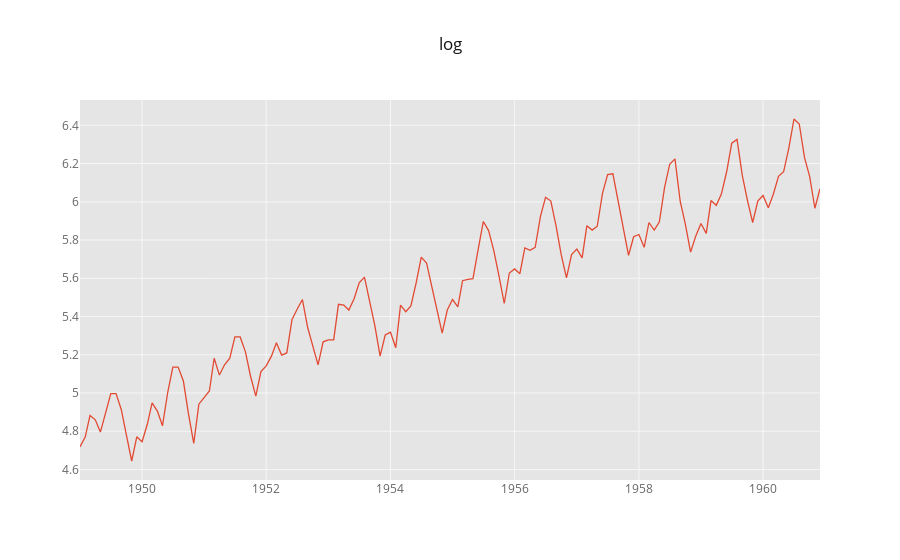
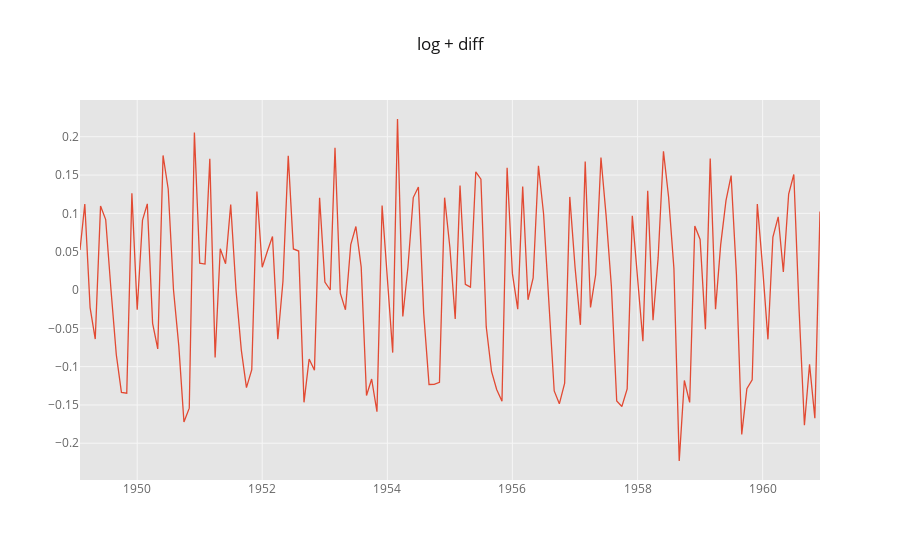

Notebook source saved alongside these figures, in order:
### Markdown cell above
### log + diff

### Code cell
n=1
df['#Passengers_log'] = np.log(df['#Passengers'])
df['#Passengers_log_diff'] = df['#Passengers_log'] - df['#Passengers_log'].shift(n)
df['#Passengers_log'].dropna().iplot(title='log')
df['#Passengers_log_diff'].dropna().iplot(title='log + diff')

### Figure 1 — Plotly figure (JSON) as saved in the notebook; plotly's stock layout.template omitted (floating-point values rounded to 4 significant figures; data arrays with more than 128 entries replaced by an {"elided": "..."} marker saying what was removed)
{"data": [{"line": {"color": "rgba(226, 74, 51, 1.0)", "dash": "solid", "shape": "linear", "width": 1.3}, "mode": "lines", "name": "#Passengers_log", "text": "", "type": "scatter", "uid": "09a761e0-7ec3-40ca-b401-92f3d0eea6d2", "x": {"elided": "144 str values"}, "y": {"elided": "144 float values"}}], "layout": {"legend": {"bgcolor": "#FFFFFF", "font": {"color": "#666666"}}, "paper_bgcolor": "#FFFFFF", "plot_bgcolor": "#E5E5E5", "title": {"font": {"color": "#151516"}, "text": "log"}, "xaxis": {"gridcolor": "#F6F6F6", "showgrid": true, "tickfont": {"color": "#666666"}, "title": {"font": {"color": "#666666"}, "text": ""}, "zerolinecolor": "#F6F6F6"}, "yaxis": {"gridcolor": "#F6F6F6", "showgrid": true, "tickfont": {"color": "#666666"}, "title": {"font": {"color": "#666666"}, "text": ""}, "zerolinecolor": "#F6F6F6"}}}

### Figure 2 — Plotly figure (JSON) as saved in the notebook; plotly's stock layout.template omitted (floating-point values rounded to 4 significant figures; data arrays with more than 128 entries replaced by an {"elided": "..."} marker saying what was removed)
{"data": [{"line": {"color": "rgba(226, 74, 51, 1.0)", "dash": "solid", "shape": "linear", "width": 1.3}, "mode": "lines", "name": "#Passengers_log_diff", "text": "", "type": "scatter", "uid": "042d448c-c115-44b7-81e3-0cb3f92447d2", "x": {"elided": "143 str values"}, "y": {"elided": "143 float values"}}], "layout": {"legend": {"bgcolor": "#FFFFFF", "font": {"color": "#666666"}}, "paper_bgcolor": "#FFFFFF", "plot_bgcolor": "#E5E5E5", "title": {"font": {"color": "#151516"}, "text": "log + diff"}, "xaxis": {"gridcolor": "#F6F6F6", "showgrid": true, "tickfont": {"color": "#666666"}, "title": {"font": {"color": "#666666"}, "text": ""}, "zerolinecolor": "#F6F6F6"}, "yaxis": {"gridcolor": "#F6F6F6", "showgrid": true, "tickfont": {"color": "#666666"}, "title": {"font": {"color": "#666666"}, "text": ""}, "zerolinecolor": "#F6F6F6"}}}
